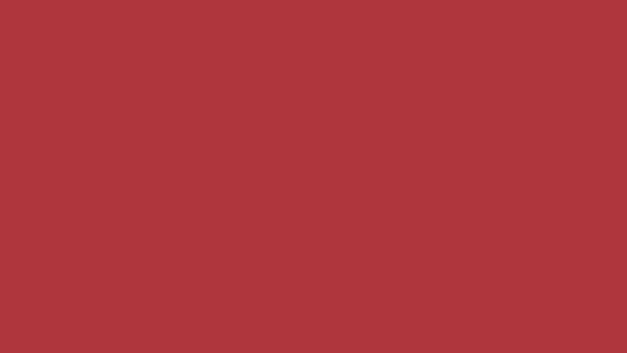
%> input picture Matlab code/Project 2/color_patch.jpg, 627 x 353 px, shrunk from 2048 x 1152 before the run
$ octave test_alg.m   (GNU Octave 9; MATLAB toolbox functions it lacks are replaced by stand-ins)
%> lines starting %> are read from the running program, lines starting %| are printed output that depends on the picture
### Matlab code/Project 2/color_xform.m
function [cal_img, a, cal_img2, orig_mean] = color_xform(orig_img, proc_img, proc_img2)
% function [cal_img, a, fit] = color_xform(orig_img, orig_top, orig_left, orig_bot, orig_right, ...
% orig_patch_info, proc_img, proc_top, proc_left, proc_bot, proc_right, robust, nonlinear);
%
% Calculates and returns the calibrated color corrected processed image (cal_img), given an
% original image (orig_img) and a processed image (proc_img). orig_img and proc_img must have
% the same dimensions and are three dimensional with each third dimension holding the color
% image planes (e.g., R, G, B).
%
% If two output arguments are requested, also returns the 4 x 3 least squares color correction matrix
% transformation [A] that maps a processed image (proc_img) to the original image (orig_img)
% according to the following transformation:
%
% |orig_r_1 orig_g_1 orig_b_1| |1 proc_r_1 proc_g_1 proc_b_1|
% |orig_r_2 orig_g_2 orig_b_2| |1 proc_r_2 proc_g_2 proc_b_2|
% |orig_r_3 orig_g_3 orig_b_3| |1 proc_r_3 proc_g_3 proc_b_3|
% | . . . |                   = |. . . . |                     * [A]
% | . . . |                     |. . . . |                          4 x 3
% | . . . |                     |. . . . |
% |orig_r_n orig_g_n orig_b_n| |1 proc_r_n proc_g_n proc_b_n|
% n x 3                          n x 4
%
% In the above equation, n is the number of color patches that will be used to perform the
% least-squares estimate of A (see orig_patch_info below).
%
% If three output arguments are requested, also returns the non-linear pre-correction or post
% correction fit that was individually applied to the color components (see below).
%
% The image sub-region examined by the alogorithms is specified by TOP, LEFT, BOT, & RIGHT. If
% using a test chart, this image sub-region should be the top-left and bot-right corners of the
% test chart and include the black portion of the test chart for both the original image and the
% processed image. The top-left pixel in the image is defined as coordinate (1, 1). The image
% sub-regions of the original and processed images are compared and used to compute a linear
% transformation factor between the orig_patch_info and the corresponding patch information for
% the processed image. Thus, for example, a test chart contained within the original and
% processed images does not have to be the same size or located in the same horizontal and vertical
% position. However, the two sub-regions must not be rotated with respect to each other as this
% routine does not perform any rotational correction.
%
% orig_patch_info is a two dimensional matrix where each row specifies the following information
% about each color patch in the original image:
% first_row - the first row number of the color patch
% first_col - the first col number of the color patch
% row_size - the number of rows in the color patch
% col_size - the number of cols in the color patch
%
% The number of rows in orig_patch_info specifies the number of points n that will be used in the
% above least squares solution to find the color transformation matrix [A]. The user may want to add
% a safety margin to each beginning patch location and size since the entire patch area specified by
% the orig_patch_info matrix is averaged to produce low noise estimates of the color values for each
% patch before the least squares solution is calculated. Routine generate_chart can be used to obtain
% the orig_patch_info with a safety margin added.
%
% The following inputs control the least-squares fitting procedure:
% robust = 0 Perform a normal least-squares fit
% = 1 Perform a robust least-squares fit reducing outlier weights.
%
% nonlinear = 0 Do not perform a non-linear transform on R, G, and B (individually).
% = -1 Perform a non-linear transform on R, G, and B before the color matrix
% = 1 Perform a non-linear transform on R, B, and B after the color matrix
%
% Set the order of the non-linear fit. Use a polynomial of order 3 since this approximates
% non-linear s-curve responses.

% Check image sizes
if (size(orig_img) ~= size(proc_img))
    disp('The original and processed images must have the same dimensions');
    return
end

% Find the total number of color patches
% n = size(orig_patch_info,1);
[nr_orig, nc_orig, planes] = size(orig_img);
n = nr_orig*nc_orig;

% Original image
orig_mean = double(reshape(orig_img,n,3));
% Processed image
proc_mean = double(reshape(proc_img,n,3));


% Add col of ones to proc_mean in preparation for linear fit
proc_mean = [ones(n,1) proc_mean];

% Calculate a using least squares fit: all points equally weighted.
a = proc_mean\orig_mean;
save('a.mat','a');

% Calculate the calibrated processed image (cal_img).
% Find the total number of rows and columns in proc_img
[nr, nc, planes] = size(proc_img);

% Apply the matrix fit that was calculated to find the final processed image.
cal_img = double([ones(nr*nc,1) reshape(permute(proc_img,[3,1,2]), 3, nr*nc)'])*a;
cal_img2 = double([ones(nr*nc,1) reshape(permute(proc_img2,[3,1,2]), 3, nr*nc)'])*a;

% Reformat cal_img
cal_img = reshape(cal_img, nr, nc,3);
cal_img2 = reshape(cal_img2, nr, nc,3);

### Matlab code/Project 2/test_alg.m
clc; close all; clear all;
orig = imread('color_patch.jpg');
%> orig is the input picture: size 353x627x3 uint8; mean R, G, B 175, 54, 61
prog = imread('edge.jpg');
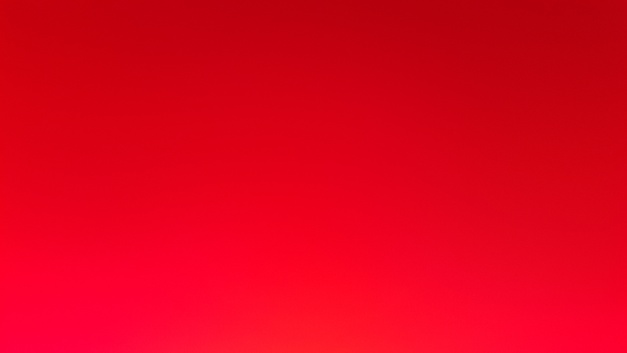
%> input picture Matlab code/Project 2/edge.jpg, 627 x 353 px, shrunk from 2048 x 1152 before the run
%> prog is the input picture: size 353x627x3 uint8; mean R, G, B 223.5, 2.5, 28
prog2 = imread('edge2.jpg');
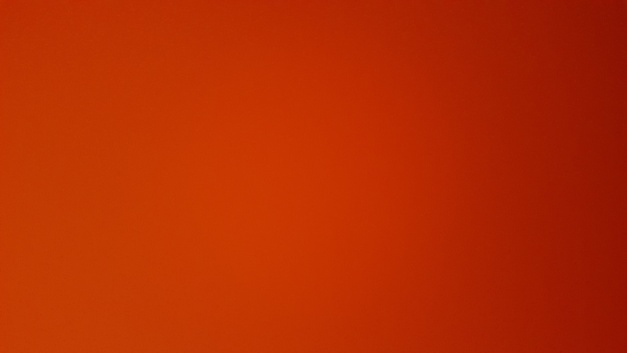
%> input picture Matlab code/Project 2/edge2.jpg, 627 x 353 px, shrunk from 2048 x 1152 before the run
%> prog2 is the input picture: size 353x627x3 uint8; mean R, G, B 183, 44.7, 1.8

figure; imshow(orig);
figure; imshow(prog);


% [13 lines of commented-out code are left out]
[cal_img, a, cal_img2, orig_mean ] = color_xform(orig, prog, prog2);
%> in color_xform, `a = proc_mean\orig_mean;`: a = [175 54 61; -6.75e-14 2.53e-14 -3.49e-14; -5.85e-14 2.15e-14 -3.01e-14; 1.96e-13 -7.45e-14 1.02e-13]

figure; imshow(cal_img/255);

figure; imshow(cal_img2/255);


orig2 = imread('orig2.jpg');
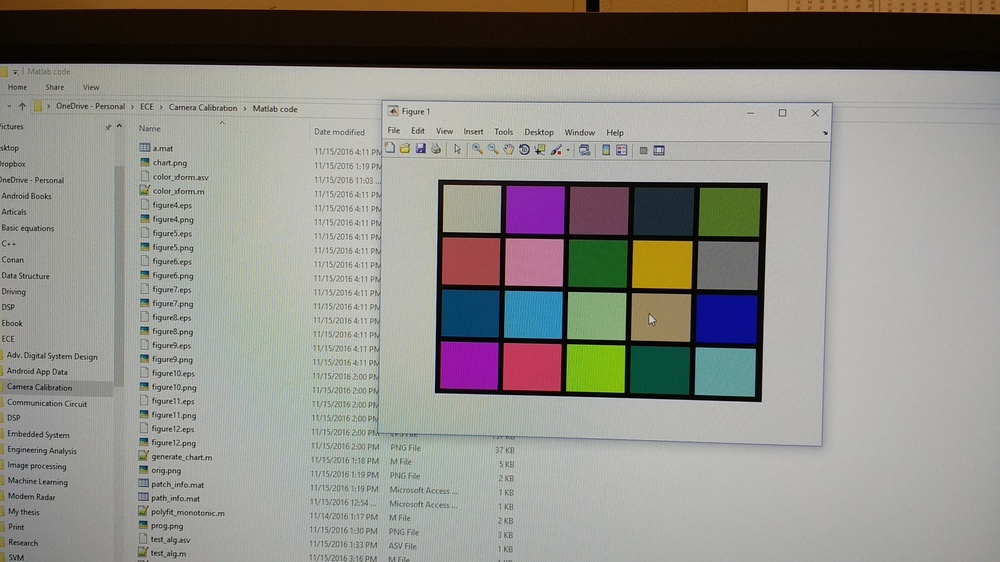
%> input picture Matlab code/Project 1/orig2.jpg, 1000 x 562 px, shrunk from 3264 x 1836 before the run
%> orig2 is the input picture: size 562x1000x3 uint8; mean R, G, B 143.1, 142, 136.5
prog2 = imread('prog2.jpg');
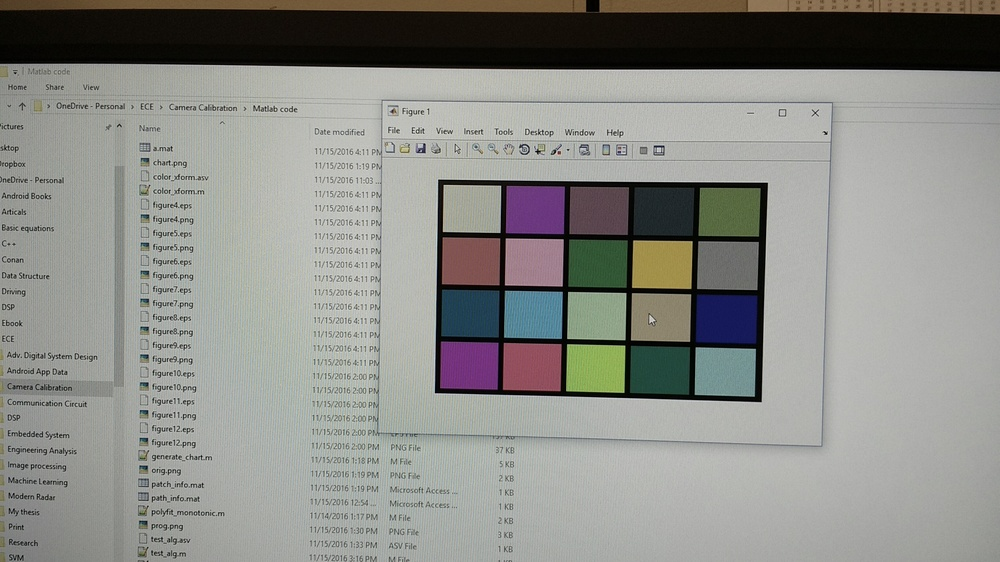
%> input picture Matlab code/Project 1/prog2.jpg, 1000 x 562 px, shrunk from 3264 x 1836 before the run
%> prog2 is the input picture: size 562x1000x3 uint8; mean R, G, B 140.4, 141.2, 136.5

figure; imshow(orig2);
figure; imshow(prog2);

[nr, nc, planes] = size(prog2);
%> nr = 562; nc = 1000; planes = 3
cal_img2 = double([ones(nr*nc,1) reshape(permute(prog2,[3,1,2]), 3, nr*nc)'])*a;
cal_img2 = reshape(cal_img2, nr, nc,3);
%> cal_img2: size 562x1000x3 double
figure; imshow(cal_img2/255);

imwrite(uint8(cal_img),'cal_img.jpg','jpg');
imwrite(uint8(cal_img2),'cal_img2.jpg','jpg');
